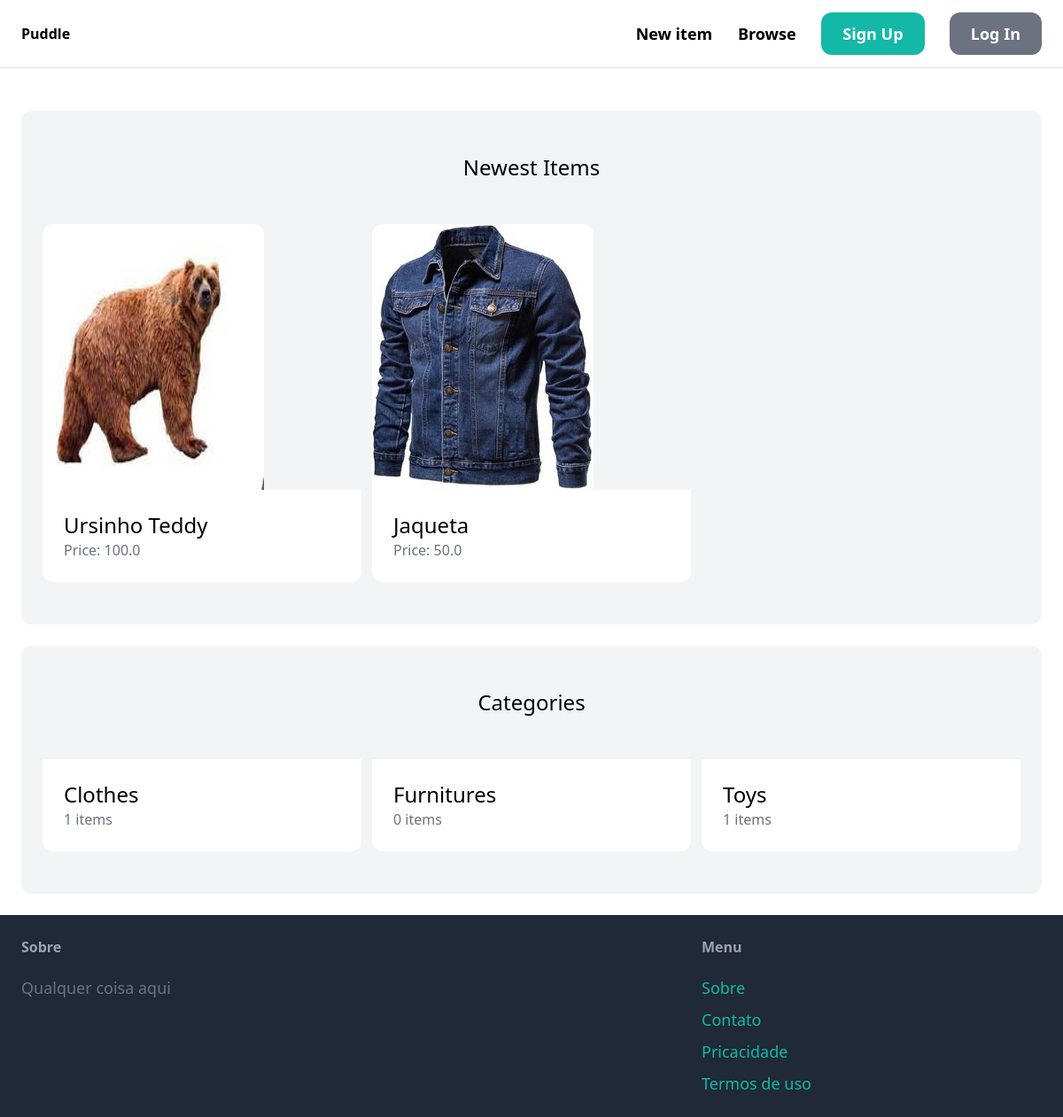
The app's page /, older data.
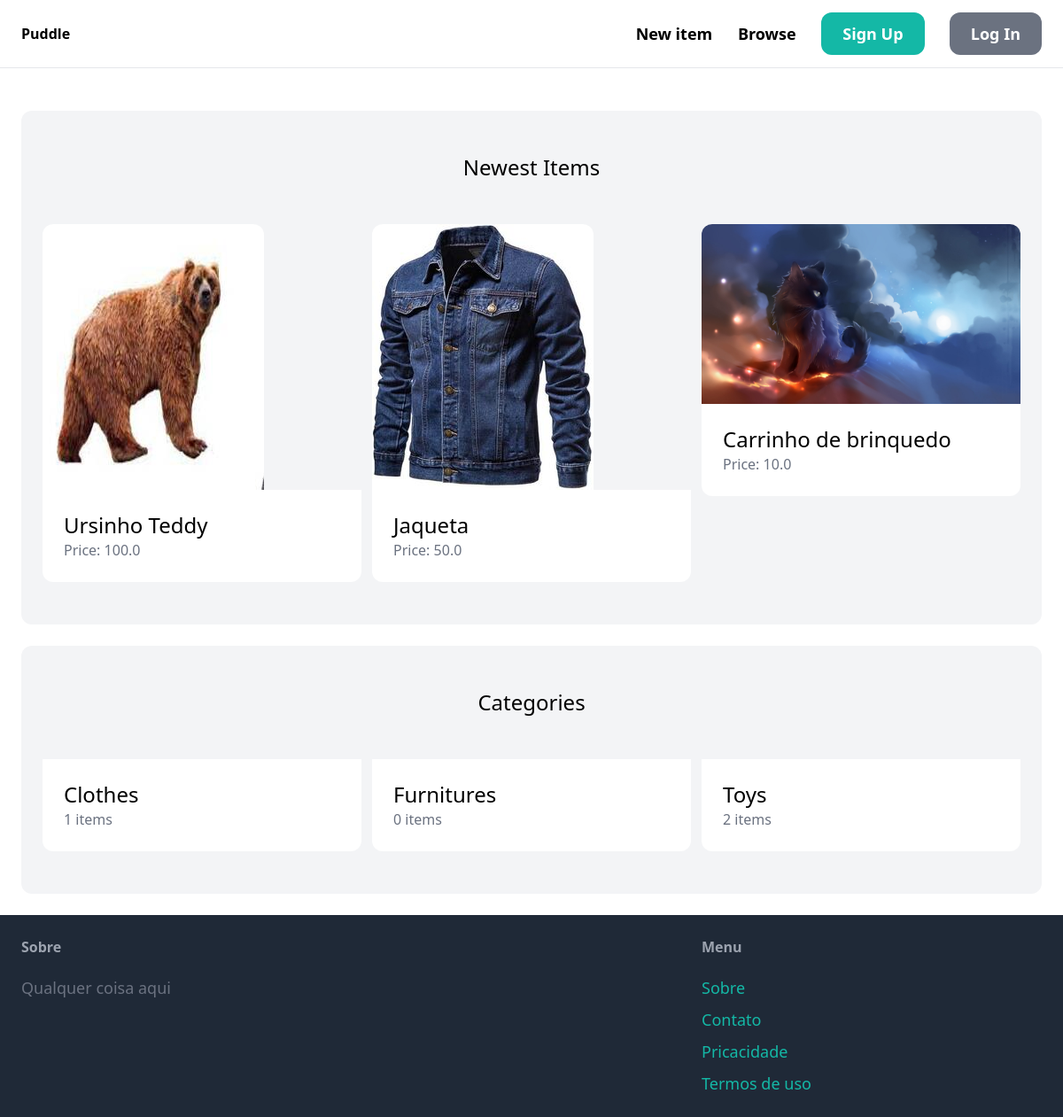
The same page, newer data.
### item/models.py (models this page shows, shortened)
class Item(models.Model):
    category = models.ForeignKey(Category,related_name='items', on_delete=models.CASCADE)
    name = models.CharField(max_length=255)
    description = models.TextField(blank=True, null=True)
    price = models.FloatField()
    image = models.ImageField(upload_to='item_images',blank=True,null=True)
    is_sold = models.BooleanField(default=False)
    created_at = models.DateTimeField(auto_now_add=True)
    created_by = models.ForeignKey(User,related_name ='items', on_delete = models.CASCADE)

class Category(models.Model):
    name = models.CharField(max_length=255)
    class Meta:
        ordering = ("name",)
        verbose_name_plural = "Categories"

### core/views.py (the view)
# urls.py: path("",views.index,name="index"),
def index(request):
    items = Item.objects.filter(is_sold=False)[0:6]
    categories = Category.objects.all()
    return render(request, 'core/index.html',{
        'categories': categories,
        'items':items,
    })

### core/templates/core/index.html (shortened to what this page needs)
{% extends 'core/base.html'%}
{% block content %}
        <div class="mt-6 px-6 py-12 bg-gray-100 rounded-xl">
                <h2 class="mb-12 text-2xl text-center"> Newest Items</h2>
                <div class="grid grid-cols-3 gap-3">
                        {% for item in items %}
                                <div>
                                        <a href="{% url "item:detail" item.id %}">
                                                <div>
                                                        <img src="{{item.image.url}}" class="rounded-t-xl">
                                                </div>
                                                <div class="p-6 bg-white rounded-b-xl">
                                                        <h2 class="text-2xl">{{item.name}}</h2>
                                                        <p class="text-gray-500">Price: {{item.price}}</p>
                                                </div>
                                        </a>
                                </div>
                        {% endfor %}
                </div>
        </div>
        <div class="mt-6 px-6 py-12 bg-gray-100 rounded-xl">
                <h2 class="mb-12 text-2xl text-center"> Categories</h2>
                <div class="grid grid-cols-3 gap-3">
                        {% for category in categories %}
                        <div>
                                <a href="#">
                                        <div class="p-6 bg-white rounded-b-xl">
                                                <h2 class="text-2xl">{{category.name}}</h2>
                                                <p class="text-gray-500">{{category.items.count}} items</p>
                                        </div>
                                </a>
                        </div>
                        {% endfor %}
                </div>
        </div>
{% endblock content %}

Row changes from the older to the newer data that the page shows:
added Item: image (picture), name "Carrinho de brinquedo", price "10.0"
computed for Category "Toys": items.count "1" → "2"
